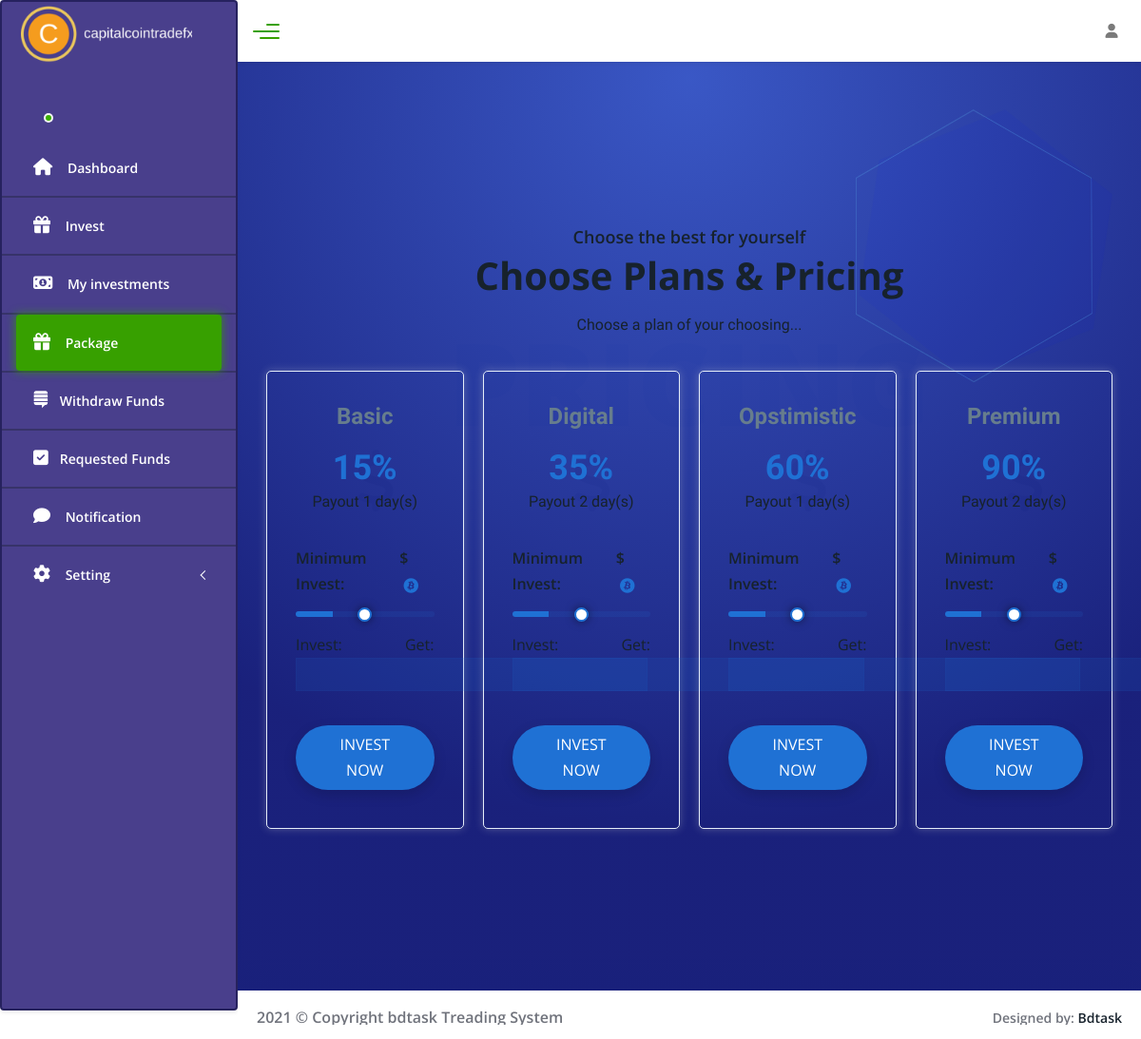
Screenshot of /package/ with the database file from the repository.
### main/models.py (models this page shows, shortened)
class Invest_plan(models.Model):
    name = models.CharField(max_length = 100, blank=True)
    amount = MoneyField(max_digits=14, decimal_places=0, default_currency='USD', default=0)
    amountto = MoneyField(max_digits=14, decimal_places=0, default_currency='USD', default=0)
    percent = models.CharField(max_length = 100, blank=True)
    percentr = models.CharField(max_length = 100, blank=True, default='0')
    return_date = models.CharField(max_length = 100, blank=True)

### main/views.py (the view)
# urls.py: path('package/', views.package, name='package'),
def  package(request):
    invest = Invest_plan.objects.all()
    return render(request, 'package.html', {'media_url': settings.MEDIA_URL,  'invest': invest})

### main/templates/package.html (shortened to what this page needs)
{% extends 'base/base1.html' %}
{% block content %}
{% load static %}
{% load djmoney %}
<link rel="stylesheet" href="{% static 'assets/front/css/stylesbf0e.css' %}">
<link rel="stylesheet" href="{% static 'assets/front/css/style.css' %}">
<div class="wrapper">
    {% include 'includes/_sidebar.html' %}
    <div class="content-wrapper">
        <div class="main-content">
            {% include 'includes/_sidebar1.html' %}
    <section class="section-padding gradient-overlay poly-particle">
        <div class="container">
            {% include 'includes/_payments.html' %}
        </div>
    </section>
            <footer class="footer-content">
                <div class="footer-text d-flex align-items-center justify-content-between">
                    <div class="copy">2021 © Copyright bdtask Treading System</div>
                    <div class="credit">Designed by: <a href="#">Bdtask</a></div>
                </div>
            </footer>
        </div>
    </div>
    {% endblock %}

### main/templates/includes/_payments.html (shortened to what this page needs)
{% load static %}
<section class="pricing">
    <div class="container">
        <div class="row justify-content-center">
            <div class="col-lg-7 col-md-10">
                <div class="section-heading">
                    <h5 class="sub-title">
                        Choose the best for yourself
                    </h5>
                    <div class="title-big">
                        PRICING
                    </div>
                    <h2 class="title">
                        Choose Plans &amp; Pricing
                    </h2>
                    <p class="text">
                        Choose a plan of your choosing...
                    </p>
                </div>
            </div>
        </div>
        <div class="row">
            {% for plan in invest %}
            <div class="col-lg-3 col-md-6">
                <div class="single-pricebox">
                    <p class="plan-title">
                        {{plan.name}}
                    </p>
                    <div class="bonus">
                        <i class="fas fa-dollar-sign"></i>
                        <p class="persent">{{plan.percentr}}%</p>
                        <p class="time">Payout {{plan.return_date}} day(s) </p>
                    </div>
                    <div class="price-range-area">
                        <div class="invest-count">
                            <div class="left">
                                Minimum Invest:
                            </div>
                            <div class="right">
                                {{plan.amount.amount}}$<i class="fab fa-bitcoin"></i>
                            </div>
                        </div>
                        <div class="invest-range-slider">
                            <div class="range-slider">
                                <input class="range-slider__range" type="range" value="{{plan.amount.amount}}" min="{{plan.amount.amount}}" max="{{plan.amountto.amount}}"
                                    style="background: linear-gradient(90deg, rgb(31, 113, 212) 26.4%, rgba(31, 113, 212, 0.125) 26.5%);">
                            </div>
                        </div>
                        <div class="invest-get">
                            <div class="left">
                                Invest: <br>
                                <input type="number" min="{{plan.amount.amount}}" max="{{plan.amountto.amount}}" class="payprice" value="{{plan.amount.amount}}">
                            </div>
                            <div class="right">
                                Get:
                            </div>
                        </div>
                    </div>
                    <div class="invest-button">
                        <a href="{% url 'main:invest' %}"
                            class="mybtn1 ">INVEST NOW </a>
                    </div>
                </div>
            </div>
            {% endfor %}
        </div>
    </div>
</section>

### main/static/public/assets/custom.css (style rules this page uses)
.copy { font-size: 16px; }

### main/static/assets/front/css/stylesbf0e.css (style rules this page uses)
.mybtn1 { background: #1f71d4; border: 1px solid #1f71d4; }
.pricing .single-pricebox .bonus .persent { color: #1f71d4; }
.pricing .single-pricebox .price-range-area .invest-count .right i { color: #1f71d4; }

### main/static/assets/front/css/style.css (style rules this page uses)
.mybtn1 { font-size: 16Px; font-weight: 400; padding: 12px 30px; display: inline-block; color: #fff; border: 0px; cursor: pointer; border-radius: 50px; -webkit-box-shadow: 0px 5px 14px rgba(0, 0, 0, 0.15); box-shadow: 0px 5px 14px rgba(0, 0, 0, 0.15); -webkit-transition: all 0.3s ease-in; -o-transition: all 0.3s ease-in; transition: all 0.3s ease-in; }
.section-heading { text-align: center; position: relative; }
.section-heading .title-big { position: absolute; bottom: -60px; left: 50%; -webkit-transform: translateX(-50%); -ms-transform: translateX(-50%); transform: translateX(-50%); font-size: 120px; font-weight: 900; z-index: -1; color: #edf4fc; }
.section-heading .sub-title { font-size: 18px; line-height: 28px; font-weight: 600; margin-bottom: 2px; }
.section-heading .title { font-size: 40px; line-height: 50px; font-weight: 700; margin-bottom: 14px; }
html { font-family: "Open Sans", sans-serif; -webkit-text-size-adjust: 100%; -ms-text-size-adjust: 100%; overflow-x: hidden; }
body { font-family: "Open Sans", sans-serif; font-size: 16px; margin: 0; color: #17222c; overflow-x: hidden; }
h2 { font-size: 52px; line-height: 1.4444444444444444; }
h1, h2, h3, h4, h5, h6 { color: #17222c; font-family: "Open Sans", sans-serif; }
p { font-size: 16px; color: #17222c; line-height: 1.625; -webkit-hyphens: auto; -moz-hyphens: auto; -ms-hyphens: auto; hyphens: auto; }
a { color: #17222c; text-decoration: none; }
a, a:hover, a:focus, a:active { text-decoration: none; outline: none; }
.pricing { padding: 70px 0px 40px; }
.pricing .section-heading { margin-bottom: 35px; }
.pricing .single-pricebox { border: 1px solid rgba(0, 0, 0, 0.1); padding: 28px 30px 40px; border: 1px solid #e5edf8; -webkit-box-shadow: 0px 0px 10px 0px rgba(214, 214, 214, 0.3); box-shadow: 0px 0px 10px 0px rgba(214, 214, 214, 0.3); -webkit-transition: all 0.3s ease-in; -o-transition: all 0.3s ease-in; transition: all 0.3s ease-in; border-radius: 5px; margin-bottom: 30px; }
.pricing .single-pricebox .plan-title { font-size: 24px; font-weight: 600; color: #677d8d; text-align: center; }
.pricing .single-pricebox .bonus { text-align: center; position: relative; }
.pricing .single-pricebox .bonus i { position: absolute; font-size: 65px; z-index: -1; color: #e4e4e4; left: 44%; top: -0px; }
.pricing .single-pricebox .bonus .persent { font-size: 36px; line-height: 36px; font-weight: 700; color: #1f71d4; margin-bottom: 5px; }
.pricing .single-pricebox .bonus .time { font-size: 16px; }
.pricing .single-pricebox .price-range-area { margin: 33px 0px 9px; }
.pricing .single-pricebox .price-range-area .invest-count { display: -webkit-box; display: -ms-flexbox; display: flex; -webkit-box-pack: justify; -ms-flex-pack: justify; justify-content: space-between; }
.pricing .single-pricebox .price-range-area .invest-count .left { font-weight: 600; margin-bottom: 0px; }
.pricing .single-pricebox .price-range-area .invest-count .right { font-weight: 600; margin-bottom: 0px; }
.pricing .single-pricebox .price-range-area .invest-count .right i { color: #1f71d4; margin-left: 4px; }
.pricing .single-pricebox .price-range-area .invest-range-slider { margin: 2px 0px 7px; }
.pricing .single-pricebox .price-range-area .invest-get { display: -webkit-box; display: -ms-flexbox; display: flex; -webkit-box-pack: justify; -ms-flex-pack: justify; justify-content: space-between; }
.pricing .single-pricebox .price-range-area .invest-get .left { text-align: left; width:50%; }
.pricing .single-pricebox .price-range-area .invest-get .left .payprice { font-weight: 600; display: block; font-size: 30px; line-height: 30px; border: 1px solid rgba(31, 113, 212, 0.05); border-radius: 0px; height: 35px; padding: 0px 0px 0px 20px; display: inline-block; background: #1f71d420; }
.pricing .single-pricebox .price-range-area .invest-get .right { text-align: right; width:50%; }
.pricing .single-pricebox .invest-button { text-align: center; }
.pricing .single-pricebox .invest-button .mybtn1 { margin-top: 25px; padding: 7px 25px; }
.range-slider { width: 100%; }
.range-slider__range { -webkit-appearance: none; width: 100%; height: 6px; border-radius: 5px; background: rgba(31, 113, 212, 0.3); outline: none; padding: 0; margin: 0; }

### rows the page displays
Invest_plan: name "Basic", percentr "15", return_date "1"
Invest_plan: name "Digital", percentr "35", return_date "2"
Invest_plan: name "Opstimistic", percentr "60", return_date "1"
Invest_plan: name "Premium", percentr "90", return_date "2"
